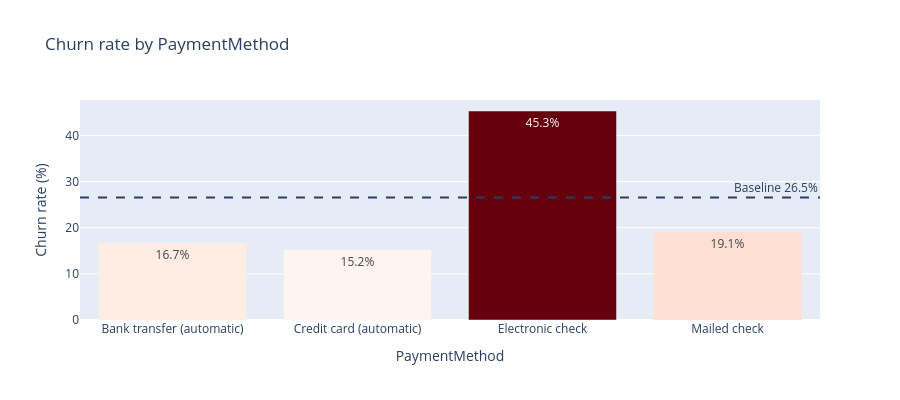
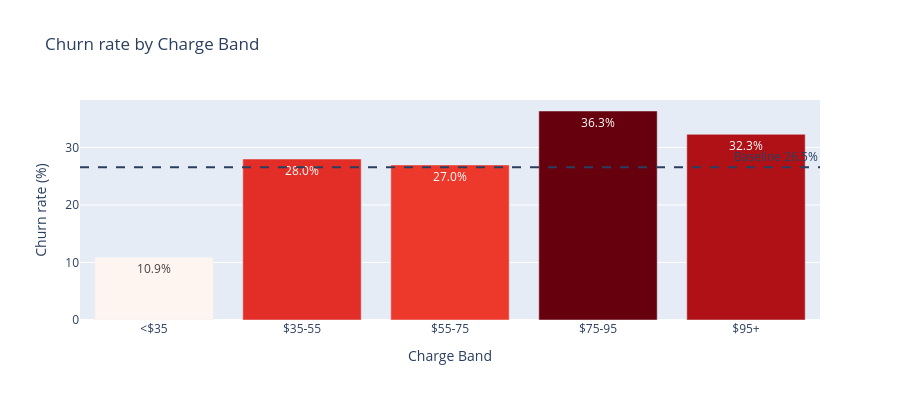

The cell these charts' notebook holds for them, in order:
### Markdown cell above
## 5. Payment method & monthly charges

### Code cell
display(churn_by("PaymentMethod")); bar("PaymentMethod")
display(churn_by("Charge Band")); bar("Charge Band")
display(churn_by("PaperlessBilling"))

### Figure 1 — Plotly figure (JSON) as saved in the notebook; plotly's stock layout.template omitted (floating-point values rounded to 4 significant figures)
{"data": [{"hovertemplate": "PaymentMethod=%{x}<br>ChurnRate=%{marker.color}<br>text=%{text}<extra></extra>", "legendgroup": "", "marker": {"color": [16.71, 15.24, 45.29, 19.11], "coloraxis": "coloraxis", "pattern": {"shape": ""}}, "name": "", "orientation": "v", "showlegend": false, "text": ["16.7%", "15.2%", "45.3%", "19.1%"], "textposition": "auto", "type": "bar", "x": ["Bank transfer (automatic)", "Credit card (automatic)", "Electronic check", "Mailed check"], "xaxis": "x", "y": [16.71, 15.24, 45.29, 19.11], "yaxis": "y"}], "layout": {"annotations": [{"showarrow": false, "text": "Baseline 26.5%", "x": 1, "xanchor": "right", "xref": "x domain", "y": 26.54, "yanchor": "bottom", "yref": "y"}], "barmode": "relative", "coloraxis": {"autocolorscale": false, "colorbar": {"title": {"text": "ChurnRate"}}, "colorscale": [[0.0, "rgb(255,245,240)"], [0.125, "rgb(254,224,210)"], [0.25, "rgb(252,187,161)"], [0.375, "rgb(252,146,114)"], [0.5, "rgb(251,106,74)"], [0.625, "rgb(239,59,44)"], [0.75, "rgb(203,24,29)"], [0.875, "rgb(165,15,21)"], [1.0, "rgb(103,0,13)"]], "showscale": false}, "height": 400, "legend": {"tracegroupgap": 0}, "shapes": [{"line": {"dash": "dash"}, "type": "line", "x0": 0, "x1": 1, "xref": "x domain", "y0": 26.54, "y1": 26.54, "yref": "y"}], "title": {"text": "Churn rate by PaymentMethod"}, "xaxis": {"anchor": "y", "domain": [0.0, 1.0], "title": {"text": "PaymentMethod"}}, "yaxis": {"anchor": "x", "domain": [0.0, 1.0], "title": {"text": "Churn rate (%)"}}}}

### Figure 2 — Plotly figure (JSON) as saved in the notebook; plotly's stock layout.template omitted (floating-point values rounded to 4 significant figures)
{"data": [{"hovertemplate": "Charge Band=%{x}<br>ChurnRate=%{marker.color}<br>text=%{text}<extra></extra>", "legendgroup": "", "marker": {"color": [10.89, 27.98, 26.96, 36.33, 32.28], "coloraxis": "coloraxis", "pattern": {"shape": ""}}, "name": "", "orientation": "v", "showlegend": false, "text": ["10.9%", "28.0%", "27.0%", "36.3%", "32.3%"], "textposition": "auto", "type": "bar", "x": ["<$35", "$35-55", "$55-75", "$75-95", "$95+"], "xaxis": "x", "y": [10.89, 27.98, 26.96, 36.33, 32.28], "yaxis": "y"}], "layout": {"annotations": [{"showarrow": false, "text": "Baseline 26.5%", "x": 1, "xanchor": "right", "xref": "x domain", "y": 26.54, "yanchor": "bottom", "yref": "y"}], "barmode": "relative", "coloraxis": {"autocolorscale": false, "colorbar": {"title": {"text": "ChurnRate"}}, "colorscale": [[0.0, "rgb(255,245,240)"], [0.125, "rgb(254,224,210)"], [0.25, "rgb(252,187,161)"], [0.375, "rgb(252,146,114)"], [0.5, "rgb(251,106,74)"], [0.625, "rgb(239,59,44)"], [0.75, "rgb(203,24,29)"], [0.875, "rgb(165,15,21)"], [1.0, "rgb(103,0,13)"]], "showscale": false}, "height": 400, "legend": {"tracegroupgap": 0}, "shapes": [{"line": {"dash": "dash"}, "type": "line", "x0": 0, "x1": 1, "xref": "x domain", "y0": 26.54, "y1": 26.54, "yref": "y"}], "title": {"text": "Churn rate by Charge Band"}, "xaxis": {"anchor": "y", "domain": [0.0, 1.0], "title": {"text": "Charge Band"}}, "yaxis": {"anchor": "x", "domain": [0.0, 1.0], "title": {"text": "Churn rate (%)"}}}}
